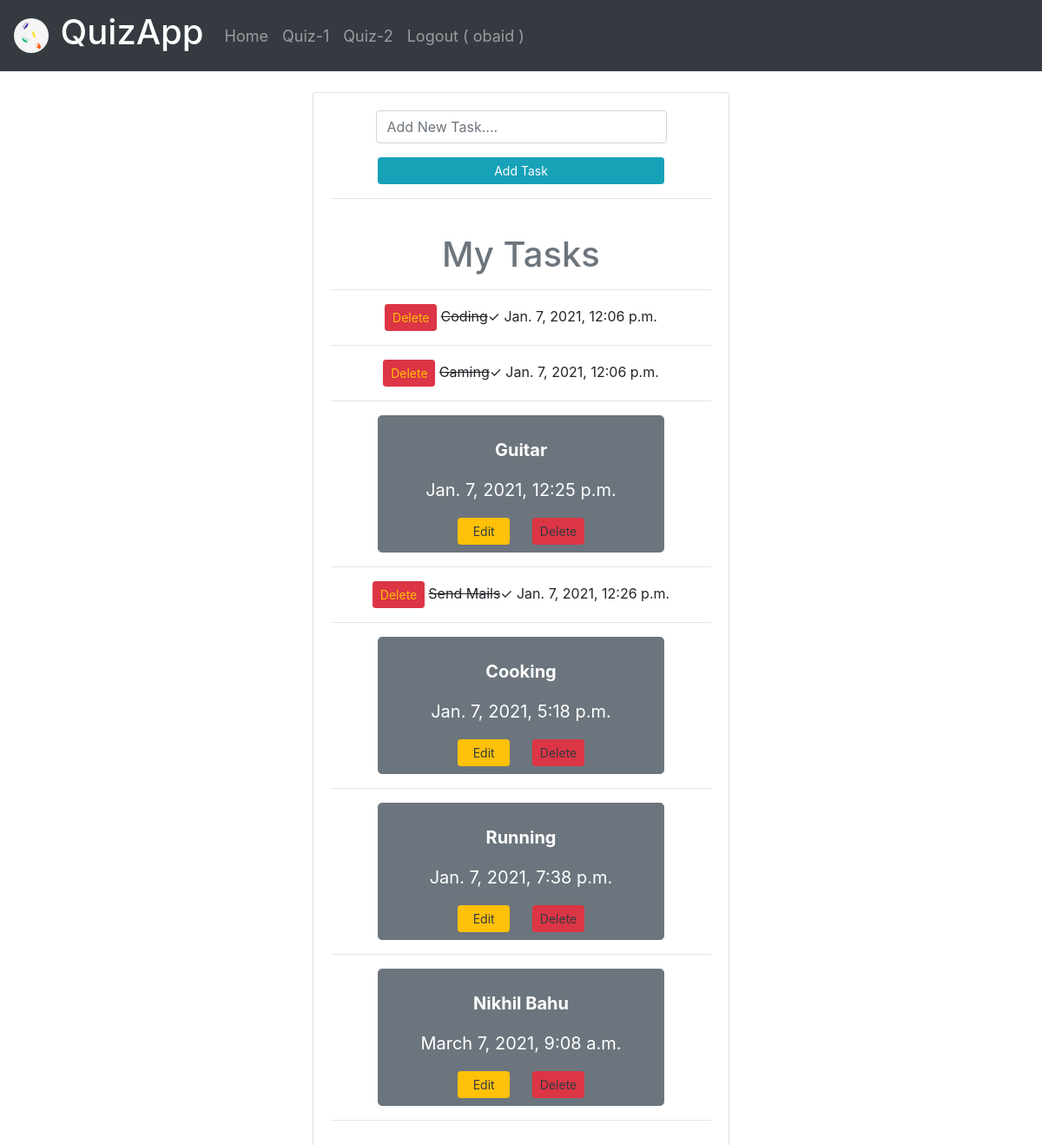
The app's page / (signed in) with its own data.
### quizapp/models.py (models this page shows)
class Tasks(models.Model):
    title = models.CharField(max_length=200, default=None)
    complete = models.BooleanField(default=False)
    created = models.DateTimeField(auto_now_add=True, null=False)
    def __str__(self):
        return self.title

### quizapp/views.py (the view)
# urls.py: path('', views.index, name='index'),
def index(request):   # home page
    tasks = Tasks.objects.all()  # get all tasks
    form = TasksForm()
    if request.method == "POST":  # on click Add
        form = TasksForm(request.POST)
        if form.is_valid():
            task = form.save()
            messages.success(request, f'New Task:- ({task}) Added.')
        return redirect("/")
    context = {
        'form': form,
        'tasks': tasks,
        'title': 'Home Page',
        'heading': 'QuizApp',
    }
    return render(request, 'index.html', context)

### quizapp/forms.py
class TasksForm(forms.ModelForm):
    class Meta:
        model = Tasks
        fields = "__all__"
        widgets = {
            'title': forms.TextInput(attrs={'placeholder': 'Add New Task....'})
        }
    def __init__(self, *args, **kwargs):
        super(forms.ModelForm, self).__init__(*args, **kwargs)
        self.fields['title'].label = ''

### quizapp/templates/index.html (shortened to what this page needs)
{% load crispy_forms_tags %}
<!DOCTYPE html>
<html lang="en">
<head>
</head>
<body>
{% include 'navbar.html' %}
<center>
<br>
{% if request.user.is_superuser %}
    <div class="card" style="width: 30rem;">
      <div class="card-body">
          <form method="post" action="/">
            <div class="form-col">
                <div class="form-group col-md-10 mb-7">
                    {{ form.title|as_crispy_field }}
                </div>
            </div>
            <input type="submit" value="Add Task" class="btn btn-info btn-sm"
                   style="width:330px">
        </form>
          <hr />
          <br>
        <h1 class="card-title text-muted">My Tasks</h1>
        <hr />
        {% for task in tasks %}
            {% if task.complete == True %}
                <p class="card-text">
                    <a href="{% url 'delete_task' task.id %}"
                        class="card-link btn btn-danger btn-sm text-warning" style="width:60px;">
                        Delete
                    </a>
                    <strike>{{ task }}</strike>&check;
                        {{ task.created}}
                </p>
                <hr />
            {% else %}
                <span class="btn btn-secondary btn-lg" style="width:330px">
                    <p class="card-text"><strong>{{ task|linebreaks }}</strong>
                        {{ task.created}}
                    </p>
                    <a href="{% url 'update_task' task.id %}"
                       class="card-link btn btn-warning btn-sm text-dark" style="width:60px;">
                        Edit
                    </a>
                    <a href="{% url 'delete_task' task.id %}"
                       class="card-link btn btn-danger btn-sm text-dark" style="width:60px;">
                        Delete
                    </a>
                </span>
                <hr />
            {% endif %}
        {% endfor %}
      </div>
    </div>
{% endif %}
</center>
</body>
</html>

### quizapp/templates/navbar.html (shortened to what this page needs)
{% load static %}
<nav class="navbar navbar-expand-md navbar-dark bg-dark sticky-top">
	<img src="{% static 'images/logo2.jpg' %}" width="40px" height="40px" style="border-radius:50%;">
	<div class="navbar-brand">
		<h1>
			{% if heading %}
				{{ heading }}
			{% else %}
				Welcome
			{% endif %}
		</h1>
	</div>
  <div class="collapse navbar-collapse" id="navbarNav">
    <ul class="navbar-nav">
		<li class="nav-item">
			<a class="nav-link" href="{% url 'index' %}">Home</a>
		</li>
	  {% if user.is_authenticated %}
		<li class="nav-item">
			<a class="nav-link" href="{% url 'intermediate' %}"  target='_blank'>Quiz-1</a>
		</li>
		<li class="nav-item">
			<a class="nav-link" href="{% url 'advanced' %}"  target='_blank'>Quiz-2</a>
		</li>
	  	<li class="nav-item">
			<a class="nav-link" href="{% url 'logout' %}">Logout ( {{user}} )</a>
		</li>
      {% endif %}
    </ul>
  </div>
</nav>
<link rel="stylesheet" href="https://maxcdn.bootstrapcdn.com/bootstrap/4.0.0/css/bootstrap.min.css">

### quizapp/templates/index.html (style rules this page uses)
body { text-align: center; overflow-x: hidden; }

### quizapp/templates/navbar.html (style rules this page uses)
#navbarNav { font-size: 18px; }

### records on screen
Tasks: title "Coding", created "Jan. 7, 2021, 12:06 p.m."
Tasks: title "Gaming", created "Jan. 7, 2021, 12:06 p.m."
Tasks: created "Jan. 7, 2021, 12:25 p.m."
Tasks: title "Send Mails", created "Jan. 7, 2021, 12:26 p.m."
Tasks: created "Jan. 7, 2021, 5:18 p.m."
Tasks: created "Jan. 7, 2021, 7:38 p.m."
Tasks: created "March 7, 2021, 9:08 a.m."

### other values on screen
{{ heading }} "QuizApp"
{{ user }} "obaid"
